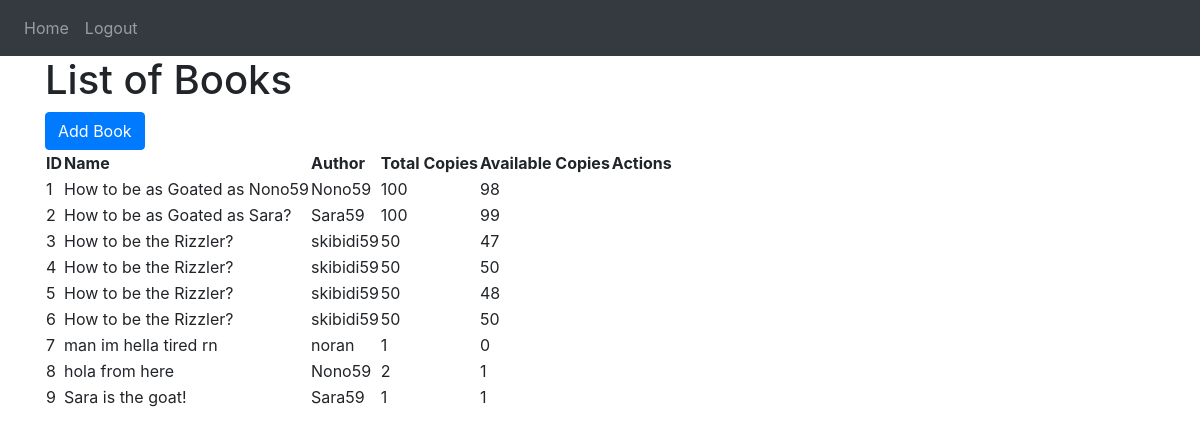
The app's page /book-list (signed in) with its own data.
### website/models.py (models this page shows)
class Book(db.Model):
    id = db.Column(db.Integer, primary_key=True)
    name = db.Column(db.String(150), nullable=False)
    author = db.Column(db.String(150), nullable=False)
    copies = db.Column(db.Integer, nullable=False)
    remaining_copies = db.Column(db.Integer, nullable=False)
    user_id = db.Column(db.Integer, db.ForeignKey('user2.id'))
    borrowed_books = db.relationship('BorrowedBook', backref='book')

### website/views.py (the view)
@views.route('/book-list', methods=['GET'])
@login_required
def book_list():
    books = Book.query.all()  # Fetch all books in the database
    borrowed_books = BorrowedBook.query.filter_by(user_id=current_user.id, returned=False).all()
    borrowed_book_ids = {borrowed.book_id for borrowed in borrowed_books}
    return render_template('book_list.html', books=books, borrowed_book_ids=borrowed_book_ids)

### website/templates/book_list.html (shortened to what this page needs)
{% extends "base.html" %}
{% block content %}
<h1>List of Books</h1>
{% if current_user.is_admin %}
    <a href="/add-book"><button class="btn btn-primary">Add Book</button></a>
{% endif %}
<table>
    <thead>
        <tr>
            <th>ID</th>
            <th>Name</th>
            <th>Author</th>
            <th>Total Copies</th>
            <th>Available Copies</th>
            <th>Actions</th>
        </tr>
    </thead>
    <tbody>
        {% for row in books %}
        <tr>
            <td>{{ row.id }}</td>
            <td>{{ row.name }}</td>
            <td>{{ row.author }}</td>
            <td>{{ row.copies }}</td>
            <td>{{ row.remaining_copies }}</td>
            <td>
            </td>
        </tr>
        {% endfor %}
    </tbody>
</table>
{% endblock %}

### website/templates/base.html (shortened to what this page needs)
<!DOCTYPE html>
<html>
  <head>
    <link
      rel="stylesheet"
      href="https://stackpath.bootstrapcdn.com/bootstrap/4.4.1/css/bootstrap.min.css"
    />
    <link
      rel="stylesheet"
      href="https://stackpath.bootstrapcdn.com/font-awesome/4.7.0/css/font-awesome.min.css"
    />
  </head>
  <body>
    <nav class="navbar navbar-expand-lg navbar-dark bg-dark">
      <div class="collapse navbar-collapse" id="navbar">
        <div class="navbar-nav">
          {% if current_user.is_authenticated %}
          <a class="nav-item nav-link" id="home" href="/">Home</a>
          <a class="nav-item nav-link" id="logout" href="/logout">Logout</a>
          {% else %}
          <a class="nav-item nav-link" id="login" href="/login">Login</a>
          <a class="nav-item nav-link" id="signUp" href="/sign-up">Sign Up</a>
          {% endif %}
        </div>
      </div>
    </nav>
    <div class="container">{% block content %} {% endblock %}</div>
  </body>
</html>

### records on screen
Book: id "1", name "How to be as Goated as Nono59", author "Nono59", copies "100", remaining_copies "98"
Book: id "2", name "How to be as Goated as Sara?", author "Sara59", copies "100", remaining_copies "99"
Book: id "3", name "How to be the Rizzler?", author "skibidi59", copies "50", remaining_copies "47"
Book: id "4", name "How to be the Rizzler?", author "skibidi59", copies "50", remaining_copies "50"
Book: id "5", name "How to be the Rizzler?", author "skibidi59", copies "50", remaining_copies "48"
Book: id "6", name "How to be the Rizzler?", author "skibidi59", copies "50", remaining_copies "50"
Book: id "7", name "man im hella tired rn", author "noran", copies "1", remaining_copies "0"
Book: id "8", name "hola from here", author "Nono59", copies "2", remaining_copies "1"
Book: id "9", name "Sara is the goat!", author "Sara59", copies "1", remaining_copies "1"
